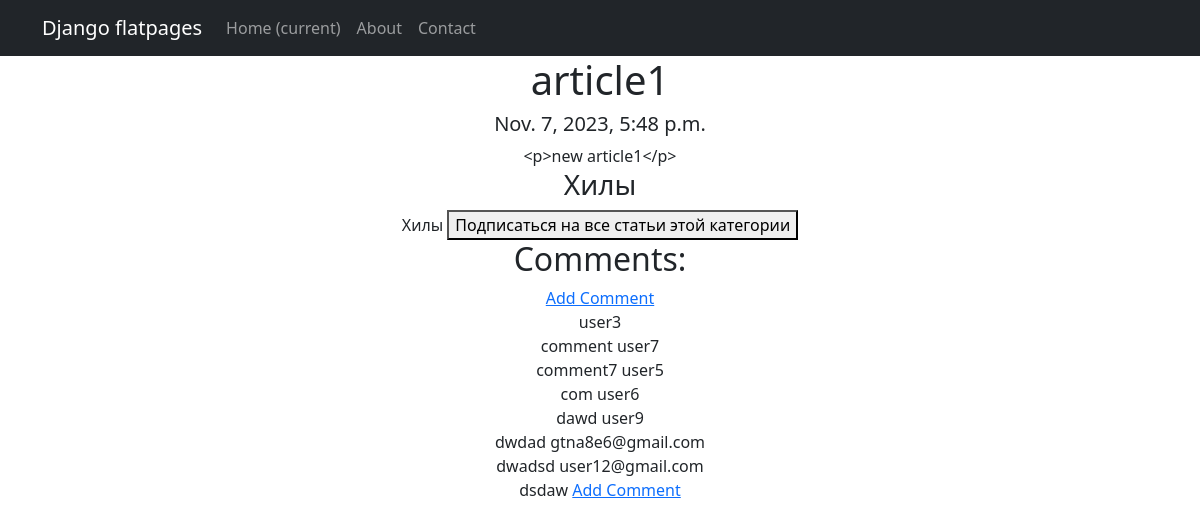
The app's page /materials/articles/7 with its own data.
### newsapp/models.py (models this page shows, shortened)
class Post(models.Model):
    time_in = models.DateTimeField(auto_now_add=True)
    type = models.BooleanField(default=False)
    author = models.ForeignKey(Author, on_delete=models.CASCADE, )
    category = models.ManyToManyField(Category, through='PostCategory')
    header = models.CharField(max_length=64, unique=True)
    article_text = RichTextField(blank=True, null=True)
    rating = models.IntegerField(default=0)

class Category(models.Model):
    category = models.TextField(max_length=64, help_text=_('category name'), unique=True)
    subscribers = models.ManyToManyField(User, related_name='subscribers', blank=True)
    def __str__(self):
        return self.category

class Comments(models.Model):
    post = models.ForeignKey(Post, related_name="comment", on_delete=models.CASCADE)
    author = models.ForeignKey(User, related_name="post_author", on_delete=models.CASCADE)
    user = models.EmailField(max_length=64)
    comment_text = models.TextField(max_length=500)
    time_in = models.DateTimeField(auto_now_add=True)
    rating = models.IntegerField(default=0)
    approved = models.BooleanField(default=False)

### newsapp/views.py (the view)
# urls.py: path('articles/<int:pk>', ArticlesDetail.as_view(), name='news'),
class ArticlesDetail(DetailView):
    model = Post
    template_name = 'article.html'
    context_object_name = 'news'

### newsapp/templatetags/custom_filters.py (called while the page is built)
@register.filter()
def matyugi(text):
    for word in text.split():
        for mat in WORDS:
            if mat == word:
                word = "*"
    return text

### templates/article.html (shortened to what this page needs)
<form method="POST">
{% extends 'flatpages/default.html' %}
{% load custom_filters %}
{% block content %}
<h1>{{ news.header|matyugi }}</h1>
<h5>{{ news.time_in }}</h5>
<td>{{ news.article_text|matyugi }}</td>
<h3>{{ news.category.all|join:", " }}</h3>
        {% for cat in news.category.all %}
            <tr>
                    {% if cat in User.user_category %}
                       <td align="left">
                            {{ cat }}
                           <button type="submit" formaction="subscribe/" name="id_cat" value="{{ cat.id }}">Отписаться от этой темы</button>
                        </td>
                    {% else %}
                       <td align="left">
                            {{ cat }}
                           <button type="submit" formaction="subscribe/" name="id_cat" value="{{ cat.id }}">Подписаться на все статьи этой категории</button>
                        </td>
                    {% endif %}
            </tr>
    <br>
        {% endfor %}
<h2>Comments:</h2>
{% if not news.comment.all %}
    No comments
{% else %}
<a href="">Add Comment</a>
<br/>
    {% for each in news.comment.all %}
        {{ each.user }}
        <br/>
        {{ each.comment_text }}
    {% endfor %}
{% endif %}
<a href="{% url 'add_comment' news.id %}">Add Comment</a>
{% endblock content %}

### templates/flatpages/default.html (shortened to what this page needs)
<!DOCTYPE html>
<html lang="en">
    <head>
        {% load static %}
        <link href="{% static 'css/styles.css' %}" rel="stylesheet" />
    </head>
    <body>
        <nav class="navbar navbar-expand-lg navbar-dark bg-dark static-top">
           <div class="container">
               <a class="navbar-brand" href="#">Django flatpages</a>
               <div class="collapse navbar-collapse" id="navbarResponsive">
                   <ul class="navbar-nav ml-auto">
                       <li class="nav-item active">
                           <a class="nav-link" href="#">Home
                               <span class="sr-only">(current)</span>
                           </a>
                       </li>
                       <li class="nav-item">
                           <a class="nav-link" href="/about/">About</a>
                       </li>
                       <li class="nav-item">
                           <a class="nav-link" href="/contacts/">Contact</a>
                       </li>
                   </ul>
               </div>
           </div>
        </nav>
        <div class="container">
            <div class="row">
               <div class="col-lg-12 text-center">
                   {% block content %}{% endblock content %}
               </div>
            </div>
        </div>
    </body>
</html>

### records on screen
Post: header|matyugi "article1", time_in "Nov. 7, 2023, 5:48 p.m.", article_text|matyugi "<p>new article1</p>", category.all "Хилы"
Category: category "Хилы", {{ cat.id }} 2 (drawn)
Comments: user "user3", comment_text "comment"
Comments: user "user7", comment_text "comment7"
Comments: user "user5", comment_text "com"
Comments: user "user6", comment_text "dawd"
Comments: user "user9", comment_text "dwdad"
Comments: user "gtna8e6@gmail.com", comment_text "dwadsd"
Comments: user "user12@gmail.com", comment_text "dsdaw"
